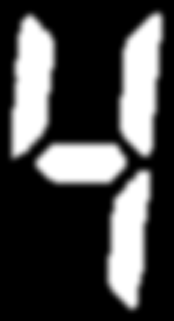
#> input picture chars/44187543_1_4.png, 174 x 321 px
$ python fft1.py
#> lines starting #> are read from the running program, lines starting #| are printed output that depends on the picture
from PIL import Image
import numpy as np
import scipy.fftpack as fp
from scipy import signal
import pandas as pd
from matplotlib import pyplot as plt
import cv2

## Functions to go from image to frequency-image and back
im2freq = lambda data: fp.rfft(fp.rfft(data, axis=0),
                               axis=1)
freq2im = lambda f: fp.irfft(fp.irfft(f, axis=1),
                             axis=0)

## Read in data file and transform
fn = '44187543_1_4'
#fn = '06755299_0_6'
data = cv2.imread('chars/'+fn+'.png')
#> data is the input picture: shape (321, 174, 3); min 0, max 255, mean 71.5
data = cv2.resize(data,None, fx=0.3, fy=0.3, interpolation=cv2.INTER_CUBIC)
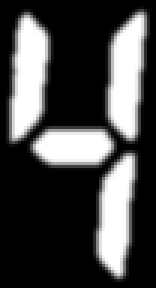
#> data: shape (96, 52, 3) (shown 3 times larger); min 0, max 255, mean 71.9
#print(data)

freq = im2freq(data)
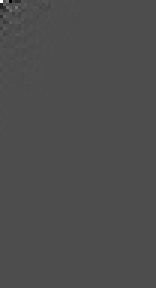
#> freq: shape (96, 52, 3) float64 (shown 3 times larger); min -157091.2, max 358997, mean 17.4; drawn with min black and max white
back = freq2im(freq)
# Make sure the forward and backward transforms work!
assert(np.allclose(data, back))

## Helper functions to rescale a frequency-image to [0, 255] and save
remmax = lambda x: x/x.max()
remmin = lambda x: x - np.amin(x, axis=(0,1), keepdims=True)
touint8 = lambda x: (remmax(remmin(x))*(256-1e-4)).astype(int)

def butter_highpass(cutoff, fs, order=5):
    nyq = 0.5 * fs
    normal_cutoff = cutoff / nyq
    b, a = signal.butter(order, normal_cutoff, btype='high', analog=False)
    return b, a

def butter_highpass_filter(data, cutoff, fs, order=5):
    b, a = butter_highpass(cutoff, fs, order=order)
    y = signal.filtfilt(b, a, data)
    return y

def arr2im(data, fname):
    out = Image.new('RGB', data.shape[1::-1])
    out.putdata(map(tuple, data.reshape(-1, 3)))
    out.save(fname)

def arr2csv(np_array,fname):
#> (the run stopped early here; a loop or call above may not have finished)

$ run again, with chars/06755299_0_6.png copied over chars/44187543_1_4.png
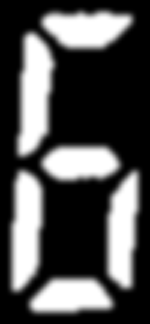
#> input picture chars/06755299_0_6.png, 150 x 324 px
#> data is the input picture: shape (324, 150, 3); min 0, max 255, mean 80.6
#> `data = cv2.resize(data,None, fx=0.3, fy=0.3, interpolation=cv2.INTER_C..`:
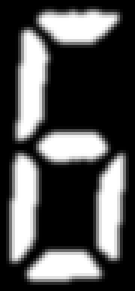
#> data: shape (97, 45, 3) (shown 3 times larger); min 0, max 255, mean 80.7
#> `freq = im2freq(data)`:
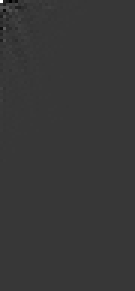
#> freq: shape (97, 45, 3) float64 (shown 3 times larger); min -98263.3, max 352315, mean 9.3; drawn with min black and max white
